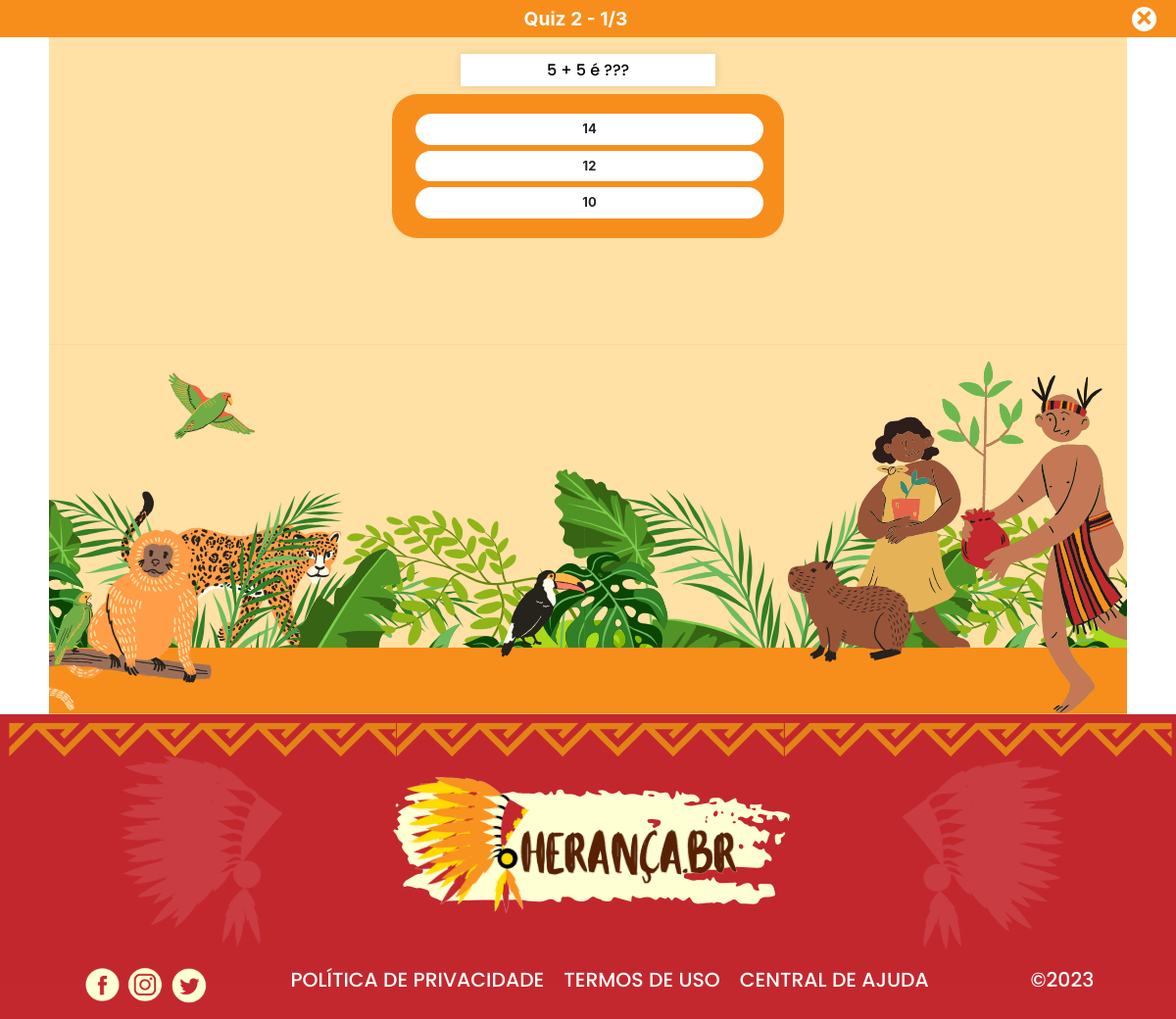
Screenshot of /quiz/1/ (signed in) with the database file from the repository.
### quizes/models.py (models this page shows, shortened)
class Quiz(models.Model):
    name = models.CharField(_('Name'), max_length=120)
    topic = models.CharField(_('Topic'), max_length=120)
    number_of_questions = models.IntegerField(_("Number of Questions"))
    time = models.IntegerField(_("Time"),help_text=_("Time in Minutes"))
    required_score_to_pass = models.IntegerField(_("Required score to pass"), help_text=_('Required score, ex: 6, then (6=score/10=questions) to pass') )
    difficulty = models.CharField(_('Difficulty'), max_length=7, choices=DIFF_CHOICES, blank=True)
    quiz_related = models.ForeignKey(QuizRelated, on_delete=models.CASCADE)
    is_public = models.BooleanField(_('Is public'), default = True)
    def get_questions(self):
        questions = list(self.question_set.all())
        random.shuffle(questions)
        return questions[:self.number_of_questions]
    class Meta:
        ordering = [
            Case(
                When(difficulty="easy", then=Value(1)),
                When(difficulty="medium", then=Value(2)),
                When(difficulty="hard", then=Value(3)),
                default=Value(4),
                output_field=models.IntegerField(),
            )
        ]
        verbose_name_plural = 'Quizes'

### questions/models.py (models this page shows, shortened)
class Question(models.Model):
    text = models.CharField(_("Text"), max_length=200)
    quiz = models.ForeignKey(Quiz, on_delete = models.CASCADE)
    created = models.DateTimeField(auto_now_add=True)
    def __str__(self):
        return str(self.text)
    def get_answers(self):
        return self.answer_set.all()

class Answer(models.Model):
    text = models.CharField(_("Text"), max_length=200)
    correct = models.BooleanField(default=False)
    question = models.ForeignKey(Question, on_delete=models.CASCADE)
    created = models.DateTimeField(auto_now_add=True)

### quizes/views.py (the view, shortened to what this page needs)
# urls.py: path('<pk>/', quiz_view, name="quiz-view"),
@login_required(login_url=reverse_lazy('account_login'))
def quiz_view(request, pk):
    quiz = Quiz.objects.get(pk=pk)
    page_title = quiz.name
    if request.method == "GET":
        questions = []
        number = 0
        for quest in quiz.get_questions():
            answers = []
            for ans in quest.get_answers():
                answers.append(ans.text)
            questions.append({str(quest): answers})
            number +=1
        return render(request, 'quizes/quiz.html', {
            'obj': quiz,
            'data': questions,
            'result': False,
            'page_title': page_title,
            'quiz': True,
        })

### templates/quizes/quiz.html (shortened to what this page needs)
{% extends 'base.html' %}
{% load static %}
{% block extra_styles_main %}
<link rel="stylesheet" href="https://cdnjs.cloudflare.com/ajax/libs/font-awesome/6.0.0-beta3/css/all.min.css">
{% endblock extra_styles_main %}
{% block content %}
<main class="main-width quiz-background">
<div class="row">
    <div class="col text-right" id="timer-box"></div>
</div>
{% if result is not True %}
    <form id="quiz-form" class="mt-3 mb-3" method="POST">
        <div id="quiz-box">
            {% for dicionario in data %}
                <div class="question">
                    {% for question, answers in dicionario.items %}
                        <div class="mb-2 quiz-question">
                            <b>{{ question }}</b>
                        </div>
                        <div class="quiz-options">
                            {% for answer in answers %}
                                <div class="quiz-ans">
                                    <label for="{{ question }} - {{ answer }}">{{ answer }}</label>
                                </div>
                            {% endfor %}
                        </div>
                    {% endfor %}
                </div>
            {% endfor %}
        </div>
    </form>
    <hr>
{% endif %}
<section class="img-gratient quiz-background">
    <div class="bottom-img">
        <img src="{% static 'heranca/images/dict/bottom2.svg' %}" alt="">
    </div>
</section>
</main>
{% endblock content %}

### templates/heranca/partials/header.html
{% load static %}
{% load i18n %}
{% if quiz is None %}
<header>
    <img class="header-logo" src="{% static 'heranca/images/logo.png' %}" alt="logo">
    <form id="header-search-form" class="header-form" method="POST">
        {% csrf_token %}
        <input class="header-search" name="header-search" type="text" placeholder="{% if search_placeholder_text %}{{search_placeholder_text}}
        {% else %}{% trans "Digite a palavra" %}
        {% endif %}"
        value="{{text_value}}">
        <button type="submit" class="search-icon-btn">
            <img class="search-icon" src="{% static 'heranca/images/lupa.png'%}" alt="lupa">
        </button>
    </form>
    <div class="sidebar-btn">
        <img src="{% static 'heranca/images/menu.png' %}" alt="menu-btn" id="home-linkstyle-menu" onclick="entrar()">
    </div>
    <nav class="header-nav">
        <ul class="header-nav-ul">
            <li class="nav-li"><a class="nav-li-links" href="{% url 'index' %}">{% trans "INÍCIO" %}</a></li>
            <li class="nav-li"><a class="nav-li-links" href="{% url 'dict_indigenous' %}">{% trans "DICIONARIO" %}</a></li>
            <li class="nav-li"><a class="nav-li-links"  href="{% url 'quizes:main-view' %}">{% trans "QUIZ" %}</a></li>
            {% if 'en/' in request.path  %}
            <li class="nav-li"><a class="nav-li-links"  href="{% url 'set-language' 'pt-br' %}">{% trans "PT-BR" %}</a></li>
            {% else %}
            <li class="nav-li"><a class="nav-li-links"  href="{% url 'set-language' 'en' %}">{% trans "EN-US" %}</a></li>
            {% endif %}
            {% if user.is_authenticated %}
            <li class="nav-li"><a class="nav-li-links" href="{% url 'account_logout' %}" id="">{% trans "SAIR" %}</a></li>
            {% else %}
            <li class="nav-li"><a class="nav-li-links" href="{% url 'account_login' %}" id="menu-login">{% trans "ENTRAR" %}</a></li>
            {% endif %}
        </ul>
    </nav>
</header>
{% elif quiz is True %}
    <header class="quiz-header">
        <div class="quiz-header-text">
            <b>{{obj.name}} - <span id="question-number">1</span>/{{ obj.number_of_questions }}</b>
        </div>
        <a href="{% url 'quizes:main-view' %}"  class="quiz-exit">
            <div>
                &times;
            </div>
        </a>
    </header>
{% endif %}

### base_static/heranca/css/stylesmatheus.css (style rules this page uses)
* { margin: 0px; padding: 0px; box-sizing: border-box; }
header { background-color: rgb(255, 255, 255); padding: 30px 40px; width: 100%; display: flex; align-items: center; justify-content: space-between; }
b { color: #7D2102; }
.main-width { margin: auto; min-width: 100px; max-width: 1100px; padding: 0 20px; }
.bottom-img, .bottom-img-popup { overflow: hidden; display: flex; justify-content: center; align-items: center; }
.bottom-img-popup img, .bottom-img img { margin: 0 auto; height: 100%; width: calc(100% + 10vh); }
@media (min-height:600px) { .bottom-img, .bottom-img-popup { position: relative !important; } }
.quiz-header { width: 100%; font-size: larger; background-color: #F78E1C; text-align: center; padding: 0 20px; height: 38px; }
.quiz-header-text { width: 200px; margin: auto; }
.quiz-header-text b { color: white !important; }
.quiz-exit { cursor: pointer; background-color: #fff; border-radius: 50%; display: flex; align-items: center; justify-content: center; height: 25px; width: 25px; }
.quiz-exit div { text-decoration: none; bottom: 2.5px; position: relative; color: #F78E1C; font-size: 28px; font-weight: bolder; }
.quiz-background { padding: 0 !important; width: 100% !important; margin-top: 0 !important; background-color: #FFE0A5; }
#quiz-form { height: 280px; }
.quiz-question { background-color: white; box-shadow: 0px 0px 10px rgba(0, 0, 0, 0.101); width: 260px; padding: 4px; text-align: center; margin: auto; }
.quiz-question b { color: #000 !important; font-weight: 500; font-family: poppins; }
.quiz-options { z-index: 10; border-radius: 26px; padding: 14px 24px; background-color: #F78E1C; font-size: small; width: 400px; margin: auto; }
.quiz-ans label { font-weight: bold; width: 100%; background-color: light; display: flex; justify-content: center; text-align: center; width: 355px; border-radius: 22px; margin: 6px auto; padding: 6px 12px; transition: 0.5s; background-color: white; }
.quiz-ans { transition: 0.6s; cursor: pointer; border-radius: 22px; }

### rows the page displays
Quiz: name "Quiz 2", number_of_questions "3"
Question: dicionario "5 + 5 é ???"
Answer: answers "14"
Answer: answers "12"
Answer: answers "10"
